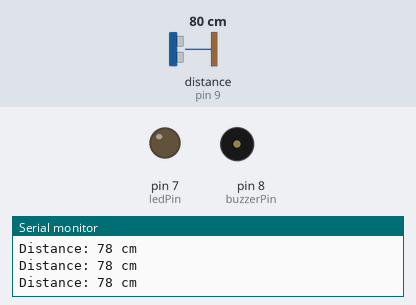
Bench run of a sketch on a simulated Arduino Uno, built with avr-gcc and run on an emulated ATmega328P. Shown: output pins drawn as LEDs (lit = HIGH), buzzer (waves = sounding), the last lines printed to the serial monitor. Wiring (inferred from the names in the program): ultrasonic range finder: trigger pin 9; echo pin 9. The test bench sets the inputs (shaded band); at power-on: distance to the obstacle (sensor on pin 9) 80 cm. The echo pulse lasts 58.3 µs per cm.

Above: at 1.2 s.
1.3 s: distance to the obstacle (sensor on pin 9) set to 53 cm
2.8 s: distance to the obstacle (sensor on pin 9) set to 47 cm
At 3.8 s:
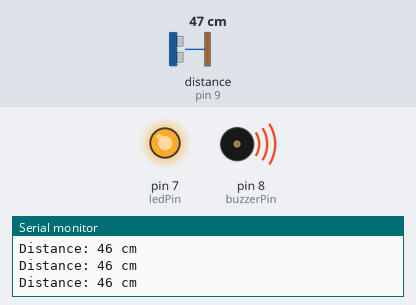
4.5 s: distance to the obstacle (sensor on pin 9) set to 60 cm
At 5.7 s:
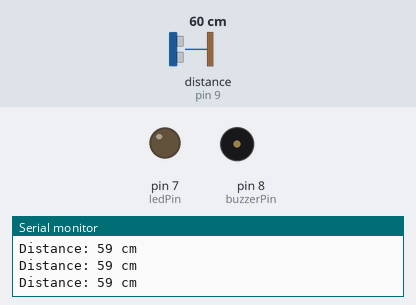
6.0 s: distance to the obstacle (sensor on pin 9) set to 2 cm
At 7.5 s:
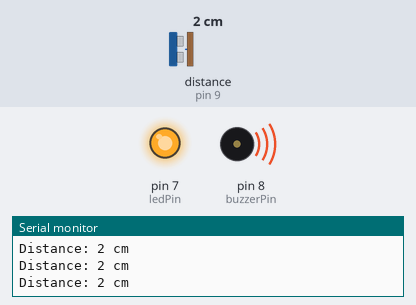
Timing chart, 0 to 8.5 s (numbered marks = the images above; inputs shaded):
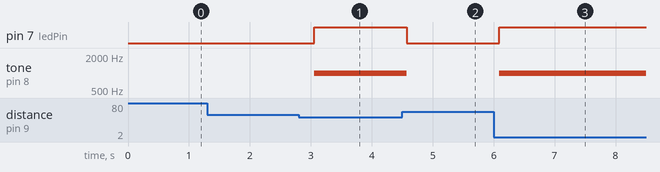

The sketch:

obstacle_alert.ino
```cpp
#define sensorPin 9   // Ultrasonic SIGNAL
#define buzzerPin 8   // Piezo buzzer +
#define ledPin 7      // LED via resistor

long duration;
int distance;

void setup() {
  pinMode(sensorPin, OUTPUT);
  pinMode(buzzerPin, OUTPUT);
  pinMode(ledPin, OUTPUT);
  Serial.begin(9600);
}

void loop() {
  // Send ultrasonic pulse
  pinMode(sensorPin, OUTPUT);
  digitalWrite(sensorPin, LOW);
  delayMicroseconds(2);
  digitalWrite(sensorPin, HIGH);
  delayMicroseconds(5);
  digitalWrite(sensorPin, LOW);

  // Read echo pulse
  pinMode(sensorPin, INPUT);
  duration = pulseIn(sensorPin, HIGH);

  // Calculate distance in cm
  distance = duration * 0.034 / 2;

  Serial.print("Distance: ");
  Serial.print(distance);
  Serial.println(" cm");

  // Alert condition
  if (distance < 50) {          // obstacle detected
    tone(buzzerPin, 1000);      // buzzer sound
    digitalWrite(ledPin, HIGH); // LED ON
  } else {
    noTone(buzzerPin);          // buzzer OFF
    digitalWrite(ledPin, LOW);  // LED OFF
  }

  delay(300);
}
```

Measured:
- the behaviour switches between 51 and 50 cm on distance to the obstacle (sensor on pin 9) (found by bisection; images 0 and 1)
- after the input at 2.8 s, pin 7 (ledPin): LOW → HIGH after 0.25 s; tone on pin 8 (buzzerPin): silent → 1000 Hz after 0.25 s
- after the input at 4.5 s, pin 7 (ledPin): HIGH → LOW after 0.07 s; tone on pin 8 (buzzerPin): 1000 Hz → silent after 0.07 s
- after the input at 6.0 s, pin 7 (ledPin): LOW → HIGH after 0.09 s; tone on pin 8 (buzzerPin): silent → 1000 Hz after 0.09 s
